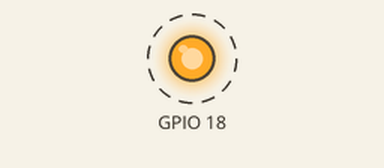
Simulated run of this program. Board: Raspberry Pi (BCM pin numbers). Parts: output pins drawn as LEDs (lit = HIGH). Dashed ring = blinking. What the program prints to the terminal is not drawn. At 10.0 s the program stops and its outputs stay as they are.

Above: at 0.2 s.
Timing chart, 0 to 3.0 s (numbered marks = the images above):
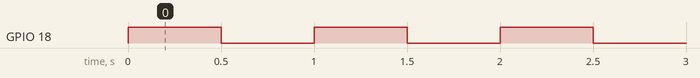

The program:

Blink.py
```python
# -*- coding: utf-8 -*-

''' Copyright (C) 2017 Iván Rodríguez Méndez
This software is distributed under the GNU General Public
Licence (version 3 or later); please refer to the file
Licence.txt, included with the software, for details.
'''
# Tutorial creado para el canal de YouTube Piensa 3D

# Tutorial 1: Blink con el GPIO 18

#importamos los módulos necesarios para nuestro código
import RPi.GPIO as GPIO
import time
GPIO.setmode(GPIO.BCM)
GPIO.setup(18, GPIO.OUT) ## GPIO 18 como salida

def blink():
        print "Ejecución de la función blink..."
        for iteracion in range(10): ## Segundos que durara la funcion
                GPIO.output(18, True) ## Enciendo el 18
                time.sleep(0.5) ## Esperamos 0.5 segundo
                GPIO.output(18, False) ## Apago el 18
                time.sleep(0.5) ## Esperamos 0.5 segundo
                print(iteracion)
        print "Ejecucion de la función blink finalizada"
        GPIO.cleanup() ## Hago una limpieza de los GPIO

# Código principal desde el que usamos todas las funciones
blink()
```

Measured:
- by itself, GPIO 18: alternates HIGH for 0.50 s and LOW for 0.50 s, 20 changes in all, then stays LOW
